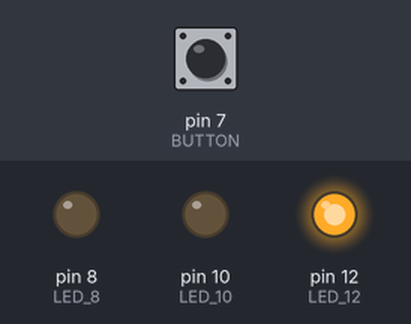
Bench run of a sketch on a simulated Arduino Uno, built with avr-gcc and run on an emulated ATmega328P. Shown: output pins drawn as LEDs (lit = HIGH). Dashed ring = blinking. Inputs (shaded band) come from the test bench; at power-on: pin 7 (BUTTON) LOW. What the sketch prints to the serial monitor is not drawn.

Above: at 1.2 s.
1.3 s: pin 7 (BUTTON) pulled HIGH for 0.15 s
At 1.6 s:
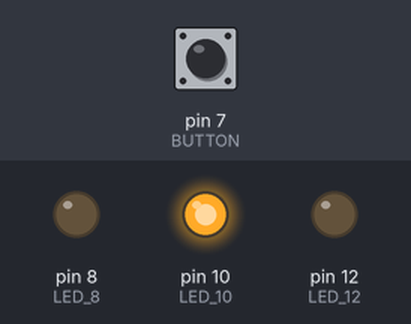
2.9 s: pin 7 (BUTTON) pulled HIGH for 1 s
At 4.0 s:
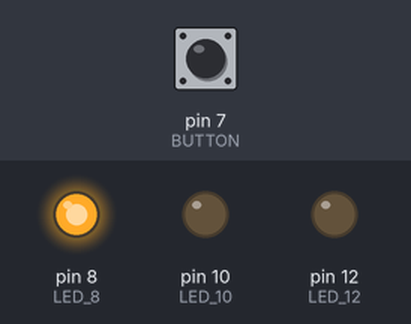
5.4 s: pin 7 (BUTTON) pulled HIGH for 3.2 s
At 5.9 s:
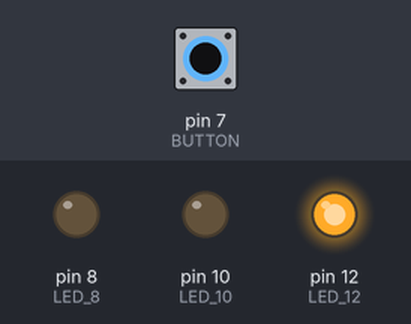
10.1 s: pin 7 (BUTTON) pulsed HIGH 5 times (0.12 s each, 0.3 s apart)
At 11.7 s:
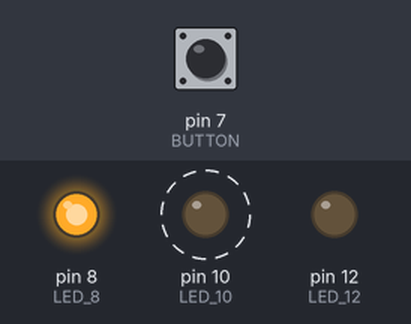
13.1 s: pin 7 (BUTTON) pulsed HIGH 5 times (0.12 s each, 0.3 s apart)
At 14.16 s:
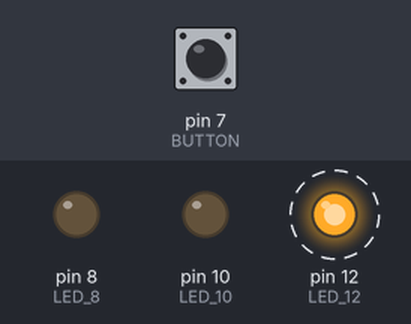
Timing chart, 0 to 16.1 s (numbered marks = the images above; inputs shaded):
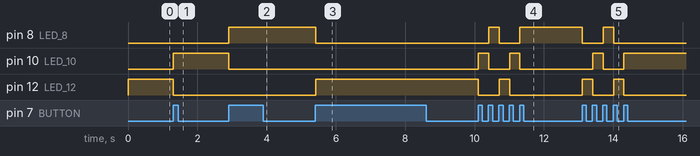

The sketch:

sketch_jul02c.ino
```cpp
#define LED_10 10
#define LED_12 12
#define LED_8 8
#define BUTTON 7
int val = 0;
int old_val = 0;
int state = 0;
bool printed = false;
void setup(){
  pinMode(LED_10, OUTPUT);
  pinMode(LED_12, OUTPUT);
  pinMode(LED_8, OUTPUT);
  pinMode(BUTTON, INPUT);
  Serial.begin(9600);
}

void loop(){
  val=digitalRead(BUTTON);
  if((val==HIGH)&&(old_val==LOW)){
    printed = false;
    state++;
    if(state==3){
      state=0;
    }
    delay(10);
  }
  old_val=val;
  if(state==1){
    digitalWrite(LED_10,HIGH);
    digitalWrite(LED_8,LOW);
    digitalWrite(LED_12,LOW);
    if(!printed){
      Serial.print("YELLOW");
      printed = true;
    }
  }
  else if(state==2){
    digitalWrite(LED_10,LOW);
    digitalWrite(LED_8,HIGH);
    digitalWrite(LED_12,LOW);
    if(!printed){
      Serial.print("GREEN");
      printed = true;
    }
  }
  else{
    digitalWrite(LED_10,LOW);
    digitalWrite(LED_8,LOW);
    digitalWrite(LED_12,HIGH);
    if(!printed){
      Serial.print("RED");
      printed = true;
    }
  }
}
```

Measured:
- after the input at 1.3 s, pin 10 (LED_10): LOW → HIGH at once; pin 12 (LED_12): HIGH → LOW at once
- after the input at 2.9 s, pin 8 (LED_8): LOW → HIGH at once; pin 10 (LED_10): HIGH → LOW at once
- after the input at 5.4 s, pin 8 (LED_8): HIGH → LOW at once; pin 12 (LED_12): LOW → HIGH at once
- after the input at 10.1 s, pin 8 (LED_8): LOW → HIGH after 0.31 s, → LOW 0.30 s later, → HIGH 0.60 s later; pin 10 (LED_10): alternates HIGH for 0.30 s and LOW for 0.60 s, 4 changes in all, then stays LOW, starting at once; pin 12 (LED_12): HIGH → LOW at once, → HIGH 0.60 s later, → LOW 0.30 s later
- after the input at 13.1 s, pin 8 (LED_8): HIGH → LOW at once, → HIGH 0.60 s later, → LOW 0.30 s later; pin 10 (LED_10): LOW → HIGH after 0.31 s, → LOW 0.30 s later, → HIGH 0.60 s later; pin 12 (LED_12): alternates HIGH for 0.30 s and LOW for 0.60 s, 4 changes in all, then stays LOW, starting at once
